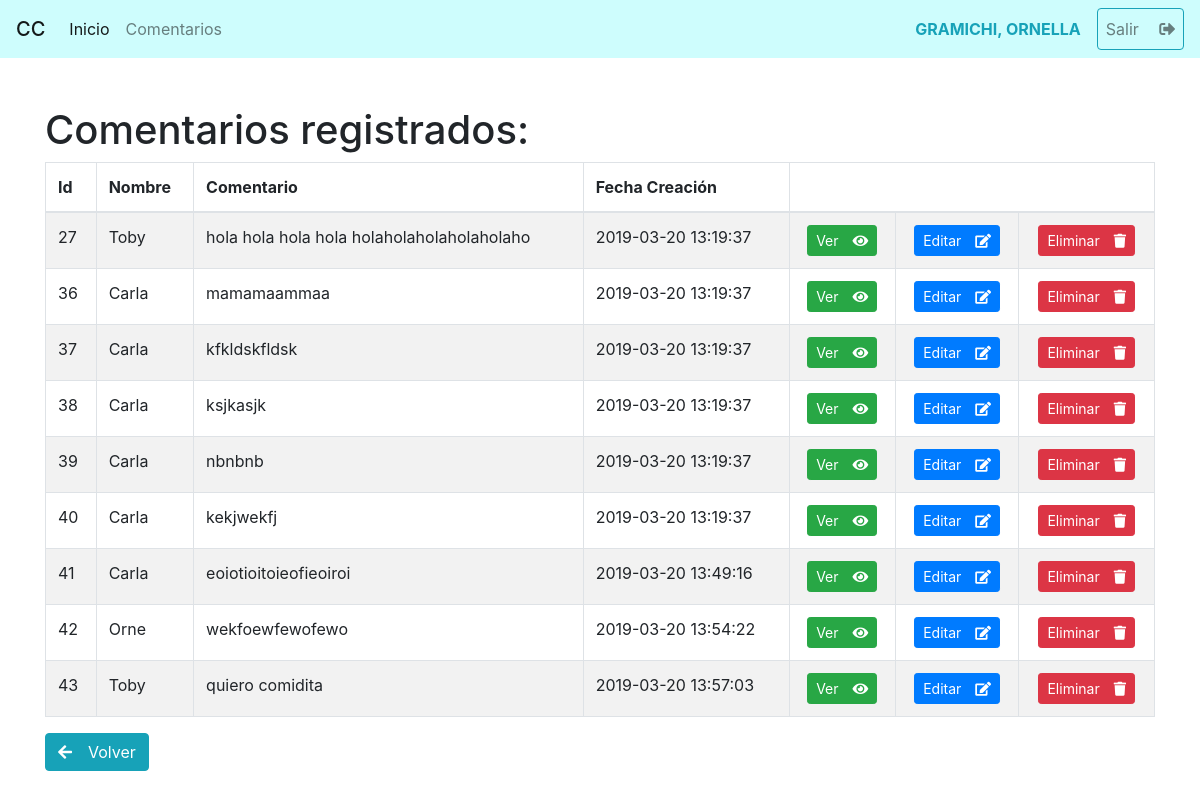
The page /listado_comentarios.php (signed in) on the database as committed earlier.
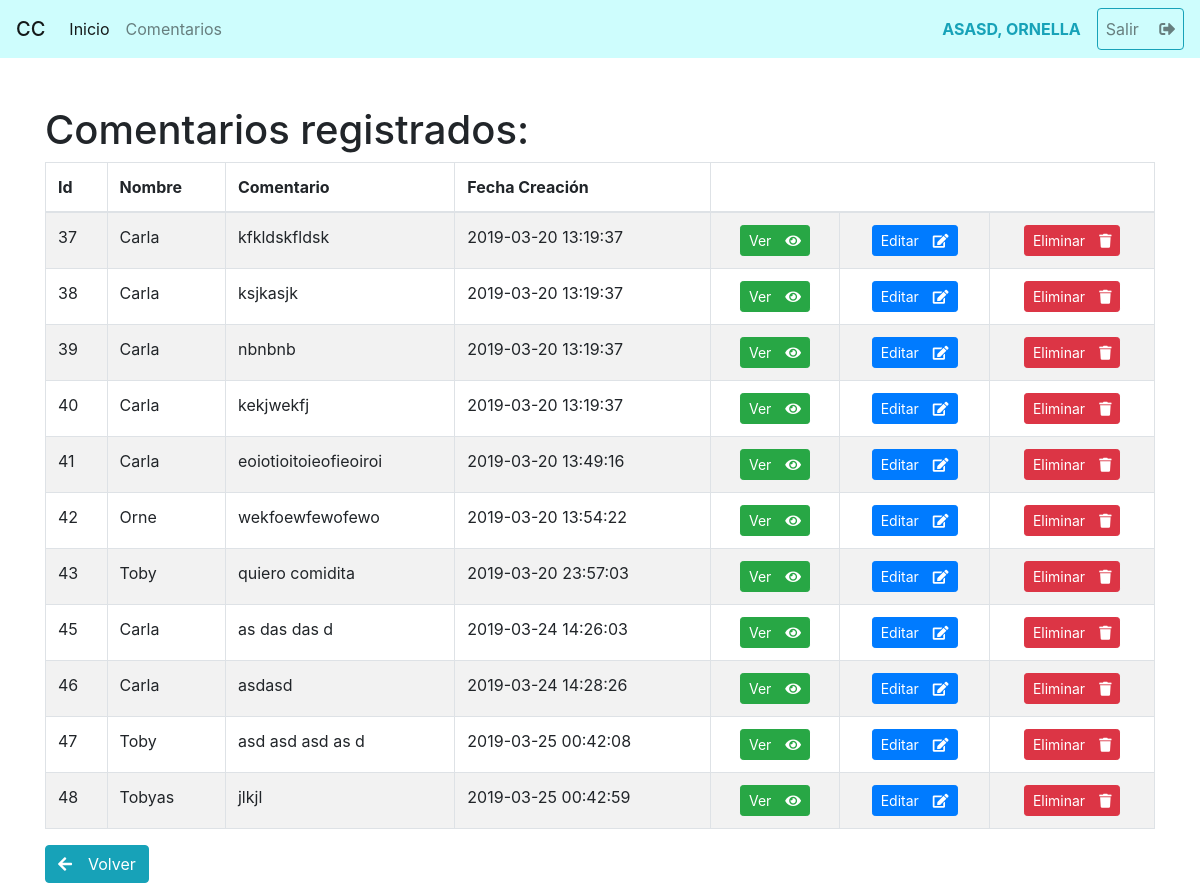
The same page on the database as committed later.
### tables this page shows
CREATE TABLE `comentarios` (
  `id` int(11) NOT NULL,
  `nombre` varchar(255) NOT NULL,
  `apellido` varchar(255) NOT NULL,
  `email` varchar(255) NOT NULL,
  `comentario` text NOT NULL,
  `fecha_creacion` timestamp NOT NULL DEFAULT CURRENT_TIMESTAMP
);

### listado_comentarios.php (the view, shortened to what this page needs)
<?php
require 'plantillas/cabecera.php';
$con = conectar();
$consulta = $con->query("SELECT id,nombre,comentario,fecha_creacion FROM comentarios ");
$comentarios = $consulta->fetchAll(PDO::FETCH_ASSOC);
?>
    <h1 class="mt-5">Comentarios registrados:</h1>
<?php if ($_SESSION['usuario']): ?>
    <table class="table table-striped table-bordered " cellspacing="10">
        <thead>
        <tr>
            <th>Id</th>
            <th>Nombre</th>
            <th>Comentario</th>
            <th>Fecha Creación</th>
            <th colspan="3"></th>
        </tr>
        </thead>
        <tbody>
        <?php foreach ($comentarios as $comentario): ?>
            <tr>
                <td><?= $comentario['id'] ?></td>
                <td><?= $comentario['nombre'] ?></td>
                <td><?= $comentario['comentario'] ?></td>
                <td><?= $comentario['fecha_creacion'] ?></td>
                <td class="text-center">
                    <form action="<?= ROOT ?>/ver_comentario.php?id=<?= $comentario['id'] ?>" method="post">
                        <button type="submit" class="btn btn-success btn-sm">Ver&emsp;<span class="fa fa-eye"></span>
                        </button>
                    </form>
                </td>
                <td class="text-center">
                    <form action="<?= ROOT ?>/editar_comentario.php?id=<?= $comentario['id'] ?>" method="post">
                        <button type="submit" class="btn btn-primary btn-sm">Editar&emsp;<span
                                    class="fa fa-edit"></span></button>
                    </form>
                </td>
                <td class="text-center">
                    <form action="<?= ROOT ?>/eliminar_comentario.php?id=<?= $comentario['id'] ?>" method="post">
                        <button type="submit" class="btn btn-danger btn-sm">Eliminar&emsp;<span
                                    class="fa fa-trash"></span></button>
                    </form>
                </td>
            </tr>
        <?php endforeach ?>
        </tbody>
    </table>
<?php endif ?>
    <a href="<?= ROOT ?>" class="btn btn-info"><span class="fa fa-arrow-left"></span>&emsp;Volver</a>
<?php require 'plantillas/footer.php'; ?>

### plantillas/cabecera.php (shortened to what this page needs)
<!doctype html>
<html lang="es">
<head>
    <link rel="stylesheet" href="https://stackpath.bootstrapcdn.com/bootstrap/4.3.1/css/bootstrap.min.css"
>
    <link rel="stylesheet" href="https://use.fontawesome.com/releases/v5.7.2/css/all.css"
>
</head>
<body>
<header>
    <nav class="navbar navbar-expand-lg navbar-light" style="background-color: #CEFDFD;">
        <span class="navbar-brand mb-0 h1">CC</span>
        <div class="collapse navbar-collapse" id="navbarNav">
            <ul class="navbar-nav ">
                <li class="nav-item active">
                    <a class="nav-link" href="<?= ROOT ?>/index.php">Inicio<span class="sr-only">(current)</span></a>
                </li>
                <li class="nav-item">
                    <a class="nav-link" href="<?= ROOT ?>/listado_comentarios.php">Comentarios</a>
            </ul>
            <ul class="navbar-nav ml-auto">
                <form class="form-inline my-2 my-lg-0">
                    <?php if ($_SESSION['usuario']):?>
                        <a href="<?= ROOT ?>/perfil_usuario.php" class="text-info text-uppercase">
                            <strong><?= $_SESSION['usuario']['apellido'] ?>, <?= $_SESSION['usuario']['nombre'] ?></strong></a>&emsp;
                        <a href="<?= ROOT ?>/cerrar_sesion.php">
                            <button type="button" class="nav-link btn btn-outline-info my-2 my-sm-0" data-toggle="modal"
                                    data-target="#exampleModal" data-whatever="email@...">
                                Salir &emsp;<i class="fas fa-sign-out-alt"></i>
                            </button>
                        </a>
                <?php endif ?>
            </ul>
        </div>
    </nav>
</header>
<div class="container">

### plantillas/footer.php (shortened to what this page needs)
</div>
</body>
</html>

Rows that differ between the two databases and show on the page:
removed comentarios: id "27", nombre "Toby", comentario "hola hola hola hola holaholaholaholaholaho", fecha_creacion "2019-03-20 13:19:37"
removed comentarios: id "36", nombre "Carla", comentario "mamamaammaa", fecha_creacion "2019-03-20 13:19:37"
changed comentarios "quiero comidita": fecha_creacion "2019-03-20 13:57:03" → "2019-03-20 23:57:03"
added comentarios: id "45", nombre "Carla", comentario "as das das d", fecha_creacion "2019-03-24 14:26:03"
added comentarios: id "46", nombre "Carla", comentario "asdasd", fecha_creacion "2019-03-24 14:28:26"
added comentarios: id "47", nombre "Toby", comentario "asd asd asd as d", fecha_creacion "2019-03-25 00:42:08"
added comentarios: id "48", nombre "Tobyas", comentario "jlkjl", fecha_creacion "2019-03-25 00:42:59"
Other text that changed with them:
$_SESSION['usuario']['apellido']: "GRAMICHI" → "ASASD"
